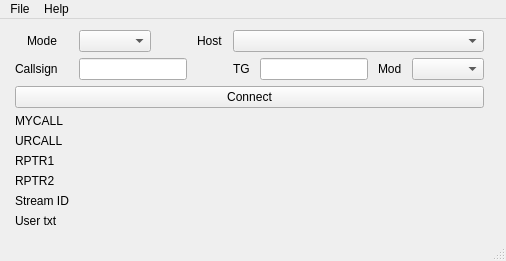
<?xml version="1.0" encoding="UTF-8"?>
<ui version="4.0">
 <class>DudeStarRX</class>
 <widget class="QMainWindow" name="DudeStarRX">
  <property name="geometry">
   <rect>
    <x>0</x>
    <y>0</y>
    <width>506</width>
    <height>257</height>
   </rect>
  </property>
  <property name="windowTitle">
   <string>DUDE-Star RX</string>
  </property>
  <property name="windowIcon">
   <iconset resource="dudestar_rx.qrc">
    <normaloff>:/images/dstar.png</normaloff>:/images/dstar.png</iconset>
  </property>
  <widget class="QWidget" name="centralWidget">
   <layout class="QGridLayout" name="gridLayout_2">
    <item row="9" column="0">
     <widget class="QLabel" name="label_5">
      <property name="sizePolicy">
       <sizepolicy hsizetype="Fixed" vsizetype="Fixed">
        <horstretch>0</horstretch>
        <verstretch>0</verstretch>
       </sizepolicy>
      </property>
      <property name="text">
       <string>Stream ID</string>
      </property>
     </widget>
    </item>
    <item row="7" column="1" colspan="6">
     <widget class="QLabel" name="rptr1">
      <property name="text">
       <string/>
      </property>
     </widget>
    </item>
    <item row="0" column="0">
     <layout class="QGridLayout" name="gridLayout">
      <item row="1" column="0">
       <widget class="QLabel" name="label">
        <property name="sizePolicy">
         <sizepolicy hsizetype="Fixed" vsizetype="Fixed">
          <horstretch>0</horstretch>
          <verstretch>0</verstretch>
         </sizepolicy>
        </property>
        <property name="text">
         <string>Mode</string>
        </property>
       </widget>
      </item>
     </layout>
    </item>
    <item row="7" column="0">
     <widget class="QLabel" name="label_3">
      <property name="sizePolicy">
       <sizepolicy hsizetype="Fixed" vsizetype="Fixed">
        <horstretch>0</horstretch>
        <verstretch>0</verstretch>
       </sizepolicy>
      </property>
      <property name="text">
       <string>RPTR1</string>
      </property>
     </widget>
    </item>
    <item row="3" column="4">
     <widget class="QLineEdit" name="dmrtgEdit">
      <property name="sizePolicy">
       <sizepolicy hsizetype="Fixed" vsizetype="Fixed">
        <horstretch>0</horstretch>
        <verstretch>0</verstretch>
       </sizepolicy>
      </property>
     </widget>
    </item>
    <item row="0" column="3" colspan="4">
     <widget class="QComboBox" name="hostCombo">
      <property name="sizePolicy">
       <sizepolicy hsizetype="Expanding" vsizetype="Fixed">
        <horstretch>0</horstretch>
        <verstretch>0</verstretch>
       </sizepolicy>
      </property>
     </widget>
    </item>
    <item row="8" column="0">
     <widget class="QLabel" name="label_4">
      <property name="sizePolicy">
       <sizepolicy hsizetype="Fixed" vsizetype="Fixed">
        <horstretch>0</horstretch>
        <verstretch>0</verstretch>
       </sizepolicy>
      </property>
      <property name="text">
       <string>RPTR2</string>
      </property>
     </widget>
    </item>
    <item row="3" column="0">
     <widget class="QLabel" name="label_cs">
      <property name="sizePolicy">
       <sizepolicy hsizetype="Fixed" vsizetype="Fixed">
        <horstretch>0</horstretch>
        <verstretch>0</verstretch>
       </sizepolicy>
      </property>
      <property name="text">
       <string>Callsign</string>
      </property>
     </widget>
    </item>
    <item row="10" column="1" colspan="6">
     <widget class="QLabel" name="usertxt">
      <property name="sizePolicy">
       <sizepolicy hsizetype="Preferred" vsizetype="Fixed">
        <horstretch>0</horstretch>
        <verstretch>0</verstretch>
       </sizepolicy>
      </property>
      <property name="text">
       <string/>
      </property>
     </widget>
    </item>
    <item row="0" column="1">
     <widget class="QComboBox" name="modeCombo">
      <property name="sizePolicy">
       <sizepolicy hsizetype="Fixed" vsizetype="Fixed">
        <horstretch>0</horstretch>
        <verstretch>0</verstretch>
       </sizepolicy>
      </property>
     </widget>
    </item>
    <item row="10" column="0">
     <widget class="QLabel" name="label_6">
      <property name="text">
       <string>User txt</string>
      </property>
     </widget>
    </item>
    <item row="4" column="0" colspan="7">
     <widget class="QPushButton" name="connectButton">
      <property name="sizePolicy">
       <sizepolicy hsizetype="Preferred" vsizetype="Fixed">
        <horstretch>0</horstretch>
        <verstretch>0</verstretch>
       </sizepolicy>
      </property>
      <property name="text">
       <string>Connect</string>
      </property>
     </widget>
    </item>
    <item row="6" column="1" colspan="6">
     <widget class="QLabel" name="urcall">
      <property name="text">
       <string/>
      </property>
     </widget>
    </item>
    <item row="9" column="1" colspan="6">
     <widget class="QLabel" name="streamid">
      <property name="sizePolicy">
       <sizepolicy hsizetype="Preferred" vsizetype="Fixed">
        <horstretch>0</horstretch>
        <verstretch>0</verstretch>
       </sizepolicy>
      </property>
      <property name="text">
       <string/>
      </property>
     </widget>
    </item>
    <item row="6" column="0">
     <widget class="QLabel" name="label_2">
      <property name="sizePolicy">
       <sizepolicy hsizetype="Fixed" vsizetype="Fixed">
        <horstretch>0</horstretch>
        <verstretch>0</verstretch>
       </sizepolicy>
      </property>
      <property name="text">
       <string>URCALL</string>
      </property>
     </widget>
    </item>
    <item row="3" column="3">
     <widget class="QLabel" name="label_7">
      <property name="sizePolicy">
       <sizepolicy hsizetype="Fixed" vsizetype="Fixed">
        <horstretch>0</horstretch>
        <verstretch>0</verstretch>
       </sizepolicy>
      </property>
      <property name="text">
       <string>TG</string>
      </property>
     </widget>
    </item>
    <item row="8" column="1" colspan="6">
     <widget class="QLabel" name="rptr2">
      <property name="text">
       <string/>
      </property>
     </widget>
    </item>
    <item row="3" column="5">
     <widget class="QLabel" name="label_8">
      <property name="sizePolicy">
       <sizepolicy hsizetype="Fixed" vsizetype="Fixed">
        <horstretch>0</horstretch>
        <verstretch>0</verstretch>
       </sizepolicy>
      </property>
      <property name="text">
       <string>Mod</string>
      </property>
     </widget>
    </item>
    <item row="3" column="1">
     <widget class="QLineEdit" name="callsignEdit">
      <property name="sizePolicy">
       <sizepolicy hsizetype="Fixed" vsizetype="Fixed">
        <horstretch>0</horstretch>
        <verstretch>0</verstretch>
       </sizepolicy>
      </property>
      <property name="baseSize">
       <size>
        <width>60</width>
        <height>0</height>
       </size>
      </property>
     </widget>
    </item>
    <item row="3" column="6">
     <widget class="QComboBox" name="comboMod">
      <property name="sizePolicy">
       <sizepolicy hsizetype="Fixed" vsizetype="Fixed">
        <horstretch>0</horstretch>
        <verstretch>0</verstretch>
       </sizepolicy>
      </property>
     </widget>
    </item>
    <item row="0" column="2">
     <widget class="QLabel" name="label_9">
      <property name="sizePolicy">
       <sizepolicy hsizetype="Fixed" vsizetype="Fixed">
        <horstretch>0</horstretch>
        <verstretch>0</verstretch>
       </sizepolicy>
      </property>
      <property name="text">
       <string>Host</string>
      </property>
     </widget>
    </item>
    <item row="5" column="0">
     <widget class="QLabel" name="label_1">
      <property name="sizePolicy">
       <sizepolicy hsizetype="Fixed" vsizetype="Fixed">
        <horstretch>0</horstretch>
        <verstretch>0</verstretch>
       </sizepolicy>
      </property>
      <property name="text">
       <string>MYCALL</string>
      </property>
     </widget>
    </item>
    <item row="5" column="1" colspan="6">
     <widget class="QLabel" name="mycall">
      <property name="text">
       <string/>
      </property>
     </widget>
    </item>
   </layout>
  </widget>
  <widget class="QMenuBar" name="menuBar">
   <property name="geometry">
    <rect>
     <x>0</x>
     <y>0</y>
     <width>506</width>
     <height>19</height>
    </rect>
   </property>
   <widget class="QMenu" name="menuHelp">
    <property name="title">
     <string>Help</string>
    </property>
    <addaction name="actionAbout"/>
   </widget>
   <widget class="QMenu" name="menuFile">
    <property name="title">
     <string>File</string>
    </property>
    <addaction name="actionDownload_DMR_ID_List"/>
    <addaction name="actionQuit"/>
   </widget>
   <addaction name="menuFile"/>
   <addaction name="menuHelp"/>
  </widget>
  <widget class="QStatusBar" name="statusBar"/>
  <action name="actionAbout">
   <property name="text">
    <string>About</string>
   </property>
  </action>
  <action name="actionQuit">
   <property name="text">
    <string>Quit</string>
   </property>
  </action>
  <action name="actionLoad_hosts_file">
   <property name="text">
    <string>Load hosts file</string>
   </property>
  </action>
  <action name="actionDownload_hosts_file">
   <property name="text">
    <string>Download hosts file</string>
   </property>
  </action>
  <action name="actionDownload_DMR_ID_List">
   <property name="text">
    <string>Download DMR ID List</string>
   </property>
  </action>
 </widget>
 <layoutdefault spacing="6" margin="11"/>
 <resources>
  <include location="dudestar_rx.qrc"/>
 </resources>
 <connections/>
</ui>
